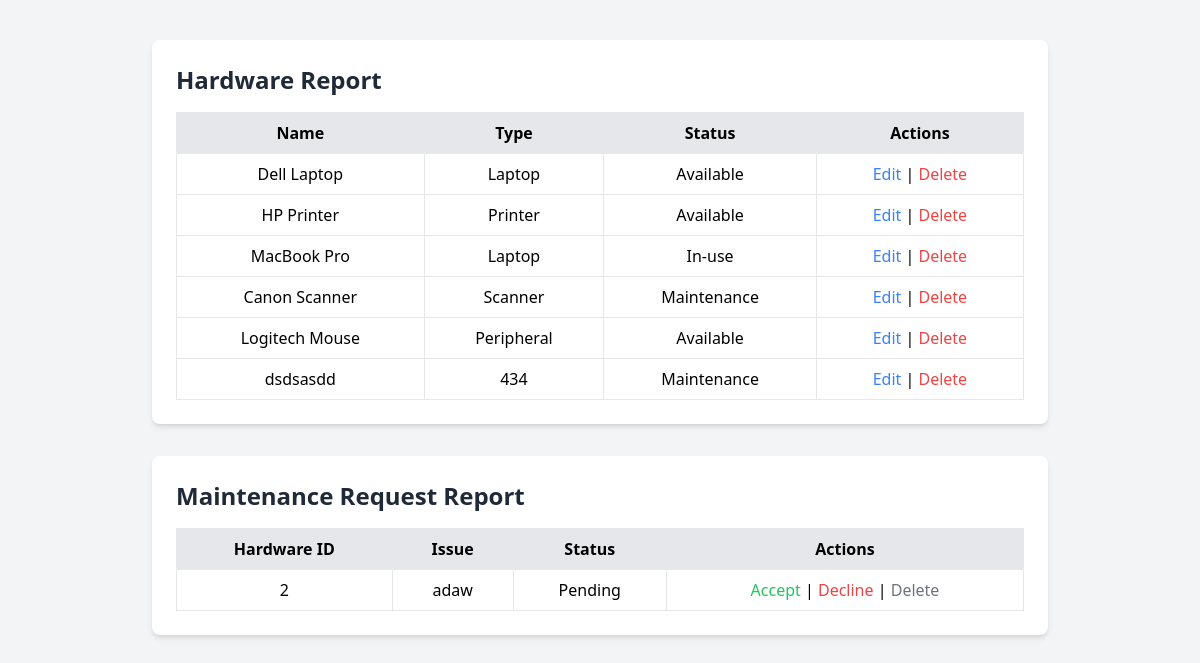
The page /generate_reports.php on the database its author committed.
### tables this page shows
CREATE TABLE `hardware` (
  `id` int(11) NOT NULL,
  `name` varchar(255) NOT NULL,
  `type` varchar(100) NOT NULL,
  `status` enum('available','in-use','maintenance') NOT NULL DEFAULT 'available',
  `created_at` timestamp NOT NULL DEFAULT current_timestamp()
);

CREATE TABLE `maintenance_requests` (
  `id` int(11) NOT NULL,
  `hardware_id` int(11) NOT NULL,
  `issue` text NOT NULL,
  `status` enum('pending','in-progress','completed','critical') NOT NULL DEFAULT 'pending',
  `created_at` timestamp NOT NULL DEFAULT current_timestamp()
);

### generate_reports.php (the view, shortened to what this page needs)
<?php
include 'db.php';
$hardware_query = mysqli_query($conn, "SELECT * FROM hardware");
$maintenance_query = mysqli_query($conn, "SELECT * FROM maintenance_requests WHERE status = 'pending'");
?>
<!DOCTYPE html>
<html lang="en">
<head>
    <script src="https://cdn.tailwindcss.com"></script>
</head>
<body class="bg-gray-100 p-10">
    <div class="max-w-4xl mx-auto bg-white p-6 rounded-lg shadow-md">
        <h2 class="text-2xl font-bold mb-4 text-gray-800">Hardware Report</h2>
        <table class="w-full border-collapse border border-gray-300">
            <thead>
                <tr class="bg-gray-200">
                    <th class="border px-4 py-2">Name</th>
                    <th class="border px-4 py-2">Type</th>
                    <th class="border px-4 py-2">Status</th>
                    <th class="border px-4 py-2">Actions</th>
                </tr>
            </thead>
            <tbody>
                <?php while ($hardware = mysqli_fetch_assoc($hardware_query)) { ?>
                <tr class="text-center">
                    <td class="border px-4 py-2"><?php echo $hardware['name']; ?></td>
                    <td class="border px-4 py-2"><?php echo $hardware['type']; ?></td>
                    <td class="border px-4 py-2"><?php echo ucfirst($hardware['status']); ?></td>
                    <td class="border px-4 py-2">
                        <a href="edit_hardware.php?id=<?php echo $hardware['id']; ?>" class="text-blue-500 hover:text-blue-700">Edit</a> |
                        <a href="?delete_hardware=<?php echo $hardware['id']; ?>" class="text-red-500 hover:text-red-700" onclick="return confirm('Are you sure you want to delete this hardware?');">Delete</a>
                    </td>
                </tr>
                <?php } ?>
            </tbody>
        </table>
    </div>
    <div class="max-w-4xl mx-auto bg-white p-6 rounded-lg shadow-md mt-8">
        <h2 class="text-2xl font-bold mb-4 text-gray-800">Maintenance Request Report</h2>
        <table class="w-full border-collapse border border-gray-300">
            <thead>
                <tr class="bg-gray-200">
                    <th class="border px-4 py-2">Hardware ID</th>
                    <th class="border px-4 py-2">Issue</th>
                    <th class="border px-4 py-2">Status</th>
                    <th class="border px-4 py-2">Actions</th>
                </tr>
            </thead>
            <tbody>
                <?php while ($maintenance = mysqli_fetch_assoc($maintenance_query)) { ?>
                <tr class="text-center">
                    <td class="border px-4 py-2"><?php echo $maintenance['hardware_id']; ?></td>
                    <td class="border px-4 py-2"><?php echo $maintenance['issue']; ?></td>
                    <td class="border px-4 py-2"><?php echo ucfirst($maintenance['status']); ?></td>
                    <td class="border px-4 py-2">
                        <a href="?accept_request=<?php echo $maintenance['id']; ?>" class="text-green-500 hover:text-green-700">Accept</a> |
                        <a href="?decline_request=<?php echo $maintenance['id']; ?>" class="text-red-500 hover:text-red-700">Decline</a> |
                        <a href="?delete_request=<?php echo $maintenance['id']; ?>" class="text-gray-500 hover:text-gray-700" onclick="return confirm('Are you sure you want to delete this request?');">Delete</a>
                    </td>
                </tr>
                <?php } ?>
            </tbody>
        </table>
    </div>
</body>
</html>

### rows shown on the page
hardware: name "Dell Laptop", type "Laptop", status "Available"
hardware: name "HP Printer", type "Printer", status "Available"
hardware: name "MacBook Pro", type "Laptop", status "In-use"
hardware: name "Canon Scanner", type "Scanner", status "Maintenance"
hardware: name "Logitech Mouse", type "Peripheral", status "Available"
hardware: name "dsdsasdd", type "434", status "Maintenance"
maintenance_requests: hardware "2", issue "adaw", status "Pending"
